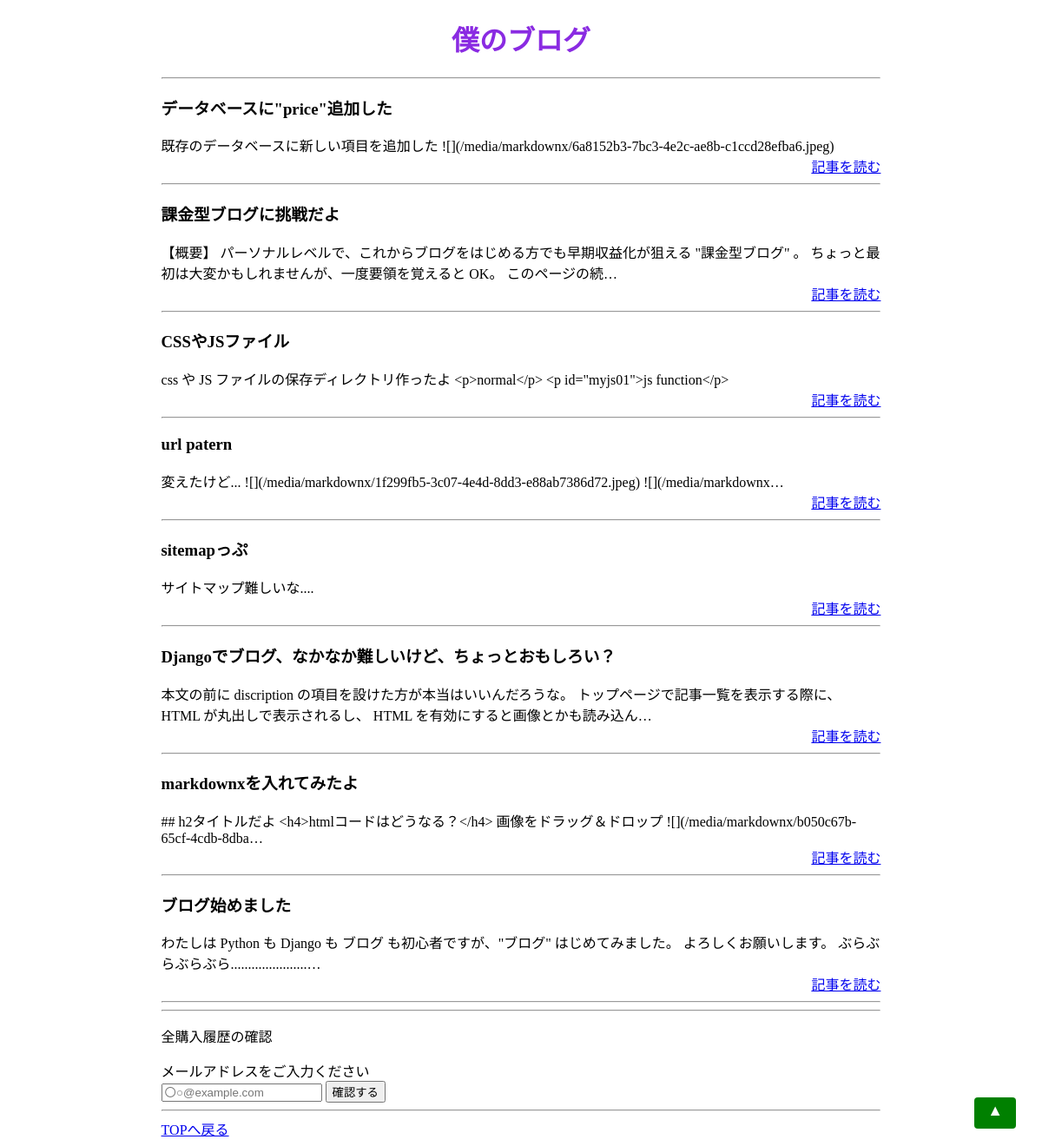
The page / on the database its author committed.
### blog/models.py (models this page shows, shortened)
class Post(models.Model):
    title = models.CharField(max_length=100)
    slug = models.SlugField()
    text = MarkdownxField()
    price = models.IntegerField(null=True)
    created_datetime = models.DateTimeField(auto_now_add=True)
    updated_datetime = models.DateTimeField(auto_now=True)

### blog/views.py (the view)
# urls.py: path('', views.index, name='index'),
def index(request):
    posts = Post.objects.order_by('-created_datetime')
    return render(request, 'blog/index.html',{'posts':posts})

### blog/templates/blog/index.html (shortened to what this page needs)
{% extends 'blog/base.html' %}
{% block content %}
    <h1 style="text-align: center;">僕のブログ</h1>
        <hr />
        {% for post in posts %}
        <div>
            <h3>{{ post.title }}</h3>
            <div>{{ post.text | truncatechars:100 }}</div>
            <div style="text-align: right;">
                <a href="{% url 'post:fee_detail' slug=post.slug %}">記事を読む</a>
            </div>
        </div>
        <hr />
        {% endfor %}
        <hr>
        <p>全購入履歴の確認</p>
        <form action="{% url 'post:check_history' %}" method="post">
            <label for="check_history_mail">
                メールアドレスをご入力ください
            </label><br>
            <input id="email" name="check_history_mail"  type="email" placeholder="〇○@example.com"  required>
            <button type="submit">確認する</button>
        </form>
        <hr>
{% endblock %}

### blog/static/css/blog.css (style rules this page uses)
h1 { color: blueviolet; }

### rows shown on the page
Post: title "データベースに\"price\"追加した", text "既存のデータベースに新しい項目を追加した ![](/media/markdownx/6a8152b3-7bc3-4e2c-ae8b-c1ccd28efba6.jpeg)"
Post: title "課金型ブログに挑戦だよ", text "【概要】 パーソナルレベルで、これからブログをはじめる方でも早期収益化が狙える \"課金型ブログ\" 。 ちょっと最初は大変かもしれませんが、一度要領を覚えると OK。 このページの続…"
Post: title "CSSやJSファイル", text "css や JS ファイルの保存ディレクトリ作ったよ <p>normal</p> <p id=\"myjs01\">js function</p>"
Post: title "url patern", text "変えたけど... ![](/media/markdownx/1f299fb5-3c07-4e4d-8dd3-e88ab7386d72.jpeg) ![](/media/markdownx…"
Post: title "sitemapっぷ", text "サイトマップ難しいな...."
Post: title "Djangoでブログ、なかなか難しいけど、ちょっとおもしろい？", text "本文の前に discription の項目を設けた方が本当はいいんだろうな。 トップページで記事一覧を表示する際に、 HTML が丸出しで表示されるし、 HTML を有効にすると画像とかも読み込ん…"
Post: title "markdownxを入れてみたよ", text "## h2タイトルだよ <h4>htmlコードはどうなる？</h4> 画像をドラッグ＆ドロップ ![](/media/markdownx/b050c67b-65cf-4cdb-8dba…"
Post: title "ブログ始めました", text "わたしは Python も Django も ブログ も初心者ですが、\"ブログ\" はじめてみました。 よろしくお願いします。 ぶらぶらぶらぶら......................…"
